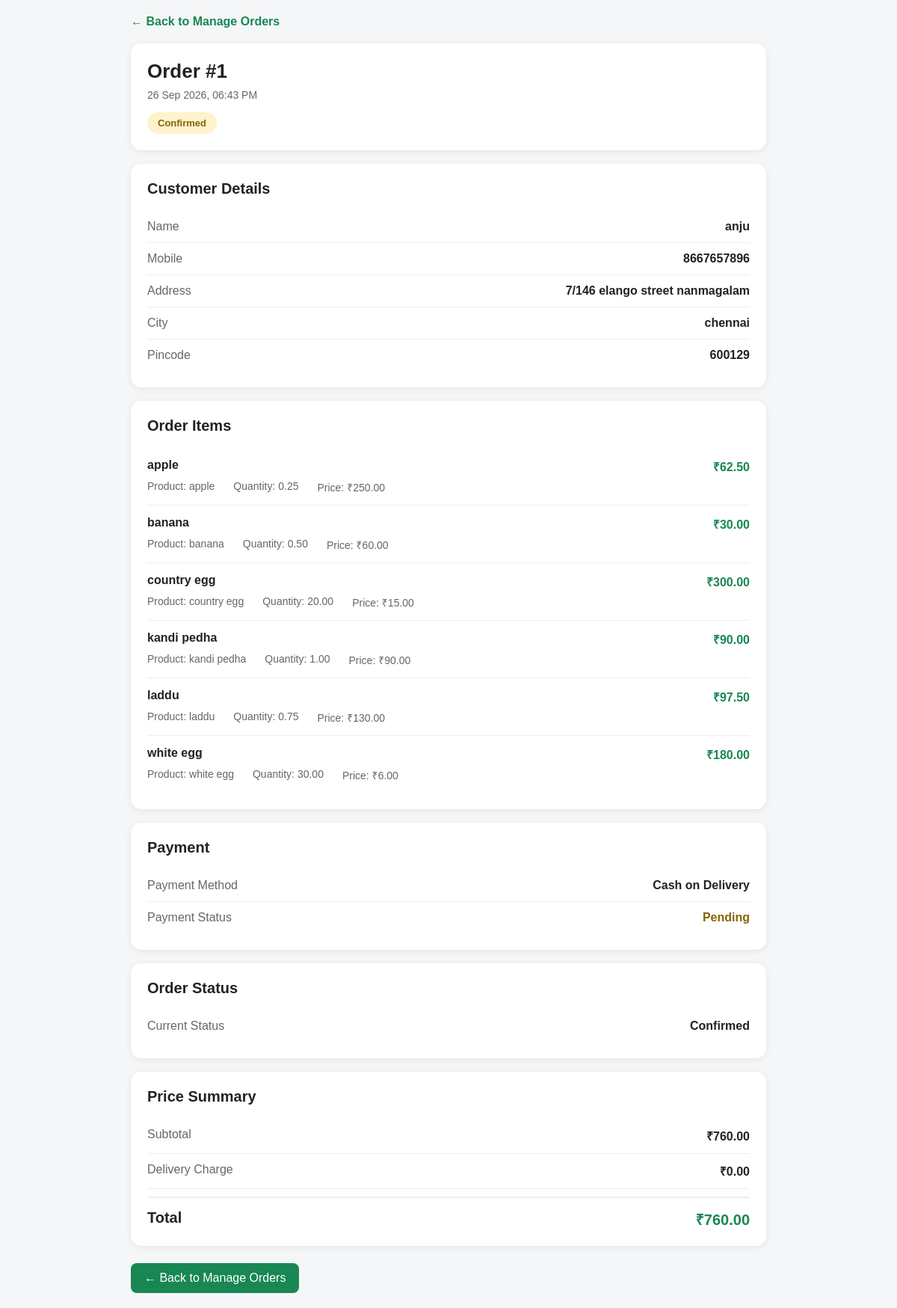
The page /orders/my-orders/1/ (signed in) on the database its author committed.
### orders/models.py (models this page shows, shortened)
class Order(models.Model):
    DELIVERY_CHOICES = [
        ("delivery", "Home Delivery"),
        ("pickup", "Shop Pickup"),
    ]
    PAYMENT_CHOICES = [
        ("cod", "Cash on Delivery"),
        ("online", "Online Payment"),
    ]
    STATUS_CHOICES = [
        ("pending", "Pending"),
        ("confirmed", "Confirmed"),
        ("preparing", "Preparing"),
        ("out_for_delivery", "Out for Delivery"),
        ("ready_pickup", "Ready for Pickup"),
        ("delivered", "Delivered"),
        ("cancelled", "Cancelled"),
    ]
    user = models.ForeignKey(
    User,
    on_delete=models.SET_NULL,
    null=True,
    blank=True,
    related_name="orders"
)
    customer_name = models.CharField(max_length=150)
    mobile = models.CharField(max_length=15)
    email = models.EmailField(blank=True)
    address = models.TextField(blank=True)
    city = models.CharField(max_length=100, blank=True)
    pincode = models.CharField(max_length=10, blank=True)
    delivery_type = models.CharField(
        max_length=20,
        choices=DELIVERY_CHOICES,
        default="delivery"
    )
    payment_method = models.CharField(
        max_length=20,
        choices=PAYMENT_CHOICES,
        default="cod"
    )
    payment_status = models.CharField(
        max_length=20,
        default="pending"
    )
    order_status = models.CharField(
        max_length=30,
        choices=STATUS_CHOICES,
        default="pending"
    )
    subtotal = models.DecimalField(
        max_digits=10,
        decimal_places=2
    )
    delivery_charge = models.DecimalField(
        max_digits=10,
        decimal_places=2,
        default=0
    )
    total_amount = models.DecimalField(
        max_digits=10,
        decimal_places=2
    )
    created_at = models.DateTimeField(
        auto_now_add=True
    )
    updated_at = models.DateTimeField(
        auto_now=True
    )

class OrderItem(models.Model):
    order = models.ForeignKey(
        Order,
        on_delete=models.CASCADE,
        related_name="items"
    )
    product = models.ForeignKey(
        "products.Product",
        on_delete=models.PROTECT
    )
    quantity = models.DecimalField(
        max_digits=10,
        decimal_places=2
    )
    price = models.DecimalField(
        max_digits=10,
        decimal_places=2
    )
    total = models.DecimalField(
        max_digits=10,
        decimal_places=2
    )

### products/models.py (models this page shows, shortened)
class Product(models.Model):
    PRODUCT_TYPE_CHOICES = [
        ("fruits", "🍎 Fruits"),
        ("eggs", "🥚 Eggs"),
        ("snacks", "🍘 Snacks"),
    ]
    UNIT_CHOICES = [
        ("piece", "Piece"),
        ("weight", "Weight"),
        ("custom", "Custom Quantity"),
    ]
    STOCK_UNIT_CHOICES = [
        ("piece", "Pieces"),
        ("g", "Grams (g)"),
        ("kg", "Kilograms (kg)"),
    ]
    product_type = models.CharField(
        max_length=20,
        choices=PRODUCT_TYPE_CHOICES,
        default="fruits"
    )
    category = models.ForeignKey(
        Category,
        on_delete=models.CASCADE,
        related_name="products"
    )
    name = models.CharField(max_length=150)
    image = models.ImageField(
        upload_to="products/",
        blank=True,
        null=True
    )
    description = models.TextField(blank=True)
    unit_type = models.CharField(
        max_length=20,
        choices=UNIT_CHOICES,
        default="piece"
    )
    price = models.DecimalField(
        max_digits=10,
        decimal_places=2
    )
    stock = models.DecimalField(
        max_digits=10,
        decimal_places=2,
        default=0
    )
    stock_unit = models.CharField(
        max_length=10,
        choices=STOCK_UNIT_CHOICES,
        default="piece"
    )
    is_available = models.BooleanField(default=True)
    created_at = models.DateTimeField(auto_now_add=True)
    updated_at = models.DateTimeField(auto_now=True)
    class Meta:
        ordering = ["name"]

### orders/views.py (the view)
@login_required
def order_detail(request, order_id):
    order = get_object_or_404(
        Order.objects.prefetch_related("items__product"),
        id=order_id,
        user=request.user,
    )
    return render(
        request,
        "orders/order_detail.html",
        {"order": order}
    )

### templates/orders/order_detail.html (shortened to what this page needs)
<!DOCTYPE html>
<html lang="en">
<head>
</head>
<body>
<div class="container">
<a
    href="{% url 'admin_orders' %}"
    class="back"
>
    ← Back to Manage Orders
</a>
<div class="card">
    <h1>
        Order #{{ order.id }}
    </h1>
    <div class="order-date">
        {{ order.created_at|date:"d M Y, h:i A" }}
    </div>
    <span class="status">
        {{ order.get_order_status_display }}
    </span>
</div>
<div class="card">
    <h2>
        Customer Details
    </h2>
    <div class="info-row">
        <span class="label">
            Name
        </span>
        <span class="value">
            {{ order.customer_name }}
        </span>
    </div>
    <div class="info-row">
        <span class="label">
            Mobile
        </span>
        <span class="value">
            {{ order.mobile }}
        </span>
    </div>
    {% if order.address %}
    <div class="info-row">
        <span class="label">
            Address
        </span>
        <span class="value">
            {{ order.address }}
        </span>
    </div>
    {% endif %}
    {% if order.city %}
    <div class="info-row">
        <span class="label">
            City
        </span>
        <span class="value">
            {{ order.city }}
        </span>
    </div>
    {% endif %}
    {% if order.pincode %}
    <div class="info-row">
        <span class="label">
            Pincode
        </span>
        <span class="value">
            {{ order.pincode }}
        </span>
    </div>
    {% endif %}
</div>
<div class="card">
    <h2>
        Order Items
    </h2>
    {% for item in order.items.all %}
    <div class="item">
        <div class="item-header">
            <div class="product-name">
                {{ item.product.name }}
            </div>
            <div class="item-total">
                ₹{{ item.total|floatformat:2 }}
            </div>
        </div>
        <div class="item-details">
            <span>
                Product: {{ item.product.name }}
            </span>
            <span>
                Quantity: {{ item.quantity|floatformat:2 }}
            </span>
            <span>
                Price: ₹{{ item.price|floatformat:2 }}
            </span>
        </div>
    </div>
    {% empty %}
    <div style="color:#999;">
        No items found.
    </div>
    {% endfor %}
</div>
<div class="card">
    <h2>
        Payment
    </h2>
    <div class="info-row">
        <span class="label">
            Payment Method
        </span>
        <span class="value payment-method">
            {{ order.get_payment_method_display }}
        </span>
    </div>
    <div class="info-row">
        <span class="label">
            Payment Status
        </span>
        <span class="value payment-status">
            {{ order.payment_status|title }}
        </span>
    </div>
</div>
<div class="card">
    <h2>
        Order Status
    </h2>
    <div class="info-row">
        <span class="label">
            Current Status
        </span>
        <span class="value">
            {{ order.get_order_status_display }}
        </span>
    </div>
</div>
<div class="card">
    <h2>
        Price Summary
    </h2>
    <div class="info-row">
        <span class="label">
            Subtotal
        </span>
        <span class="value">
            ₹{{ order.subtotal|floatformat:2 }}
        </span>
    </div>
    <div class="info-row">
        <span class="label">
            Delivery Charge
        </span>
        <span class="value">
            ₹{{ order.delivery_charge|floatformat:2 }}
        </span>
    </div>
    <div class="total-row">
        <span>
            Total
        </span>
        <span class="grand-total">
            ₹{{ order.total_amount|floatformat:2 }}
        </span>
    </div>
</div>
<a
    href="{% url 'admin_orders' %}"
    class="back-btn"
>
    ← Back to Manage Orders
</a>
</div>
</body>
</html>

### templates/orders/order_detail.html (style rules this page uses)
* { box-sizing: border-box; }
body { margin: 0; padding: 20px; background: #f5f6f8; font-family: Arial, sans-serif; color: #222; }
.container { max-width: 850px; margin: auto; }
.back { display: inline-block; margin-bottom: 20px; color: #198754; text-decoration: none; font-weight: bold; }
.card { background: white; border-radius: 14px; padding: 22px; margin-bottom: 18px; box-shadow: 0 2px 10px rgba(0, 0, 0, 0.07); }
h1 { margin: 0 0 8px 0; font-size: 26px; }
h2 { margin: 0 0 18px 0; font-size: 20px; }
.order-date { color: #666; font-size: 14px; margin-bottom: 15px; }
.status { display: inline-block; padding: 7px 14px; border-radius: 20px; background: #fff3cd; color: #856404; font-weight: bold; font-size: 13px; }
.info-row { display: flex; justify-content: space-between; gap: 20px; padding: 12px 0; border-bottom: 1px solid #eee; }
.info-row:last-child { border-bottom: none; }
.label { color: #666; font-weight: 500; }
.value { text-align: right; font-weight: 600; }
.item { padding: 14px 0; border-bottom: 1px solid #eee; }
.item:last-child { border-bottom: none; }
.item-header { display: flex; justify-content: space-between; gap: 15px; }
.product-name { font-weight: bold; font-size: 16px; }
.item-total { font-weight: bold; color: #198754; white-space: nowrap; }
.item-details { display: flex; gap: 25px; margin-top: 7px; color: #666; font-size: 14px; }
.payment-method { font-weight: bold; }
.payment-status { color: #856404; font-weight: bold; }
.total-row { display: flex; justify-content: space-between; padding-top: 15px; margin-top: 10px; border-top: 2px solid #eee; font-size: 20px; font-weight: bold; }
.grand-total { color: #198754; }
.back-btn { display: inline-block; padding: 11px 18px; background: #198754; color: white; text-decoration: none; border-radius: 8px; margin-top: 5px; }

### rows shown on the page
Order: id "1", created_at "26 Sep 2026, 06:43 PM", order_status "Confirmed", customer_name "anju", mobile "8667657896", address "7/146 elango street nanmagalam", city "chennai", pincode "600129", payment_method "Cash on Delivery", payment_status "Pending", subtotal "760.00", delivery_charge "0.00", total_amount "760.00"
OrderItem: product.name "apple", total "62.50", quantity "0.25", price "250.00"
OrderItem: product.name "banana", total "30.00", quantity "0.50", price "60.00"
OrderItem: product.name "country egg", total "300.00", quantity "20.00", price "15.00"
OrderItem: product.name "kandi pedha", total "90.00", quantity "1.00", price "90.00"
OrderItem: product.name "laddu", total "97.50", quantity "0.75", price "130.00"
OrderItem: product.name "white egg", total "180.00", quantity "30.00", price "6.00"
